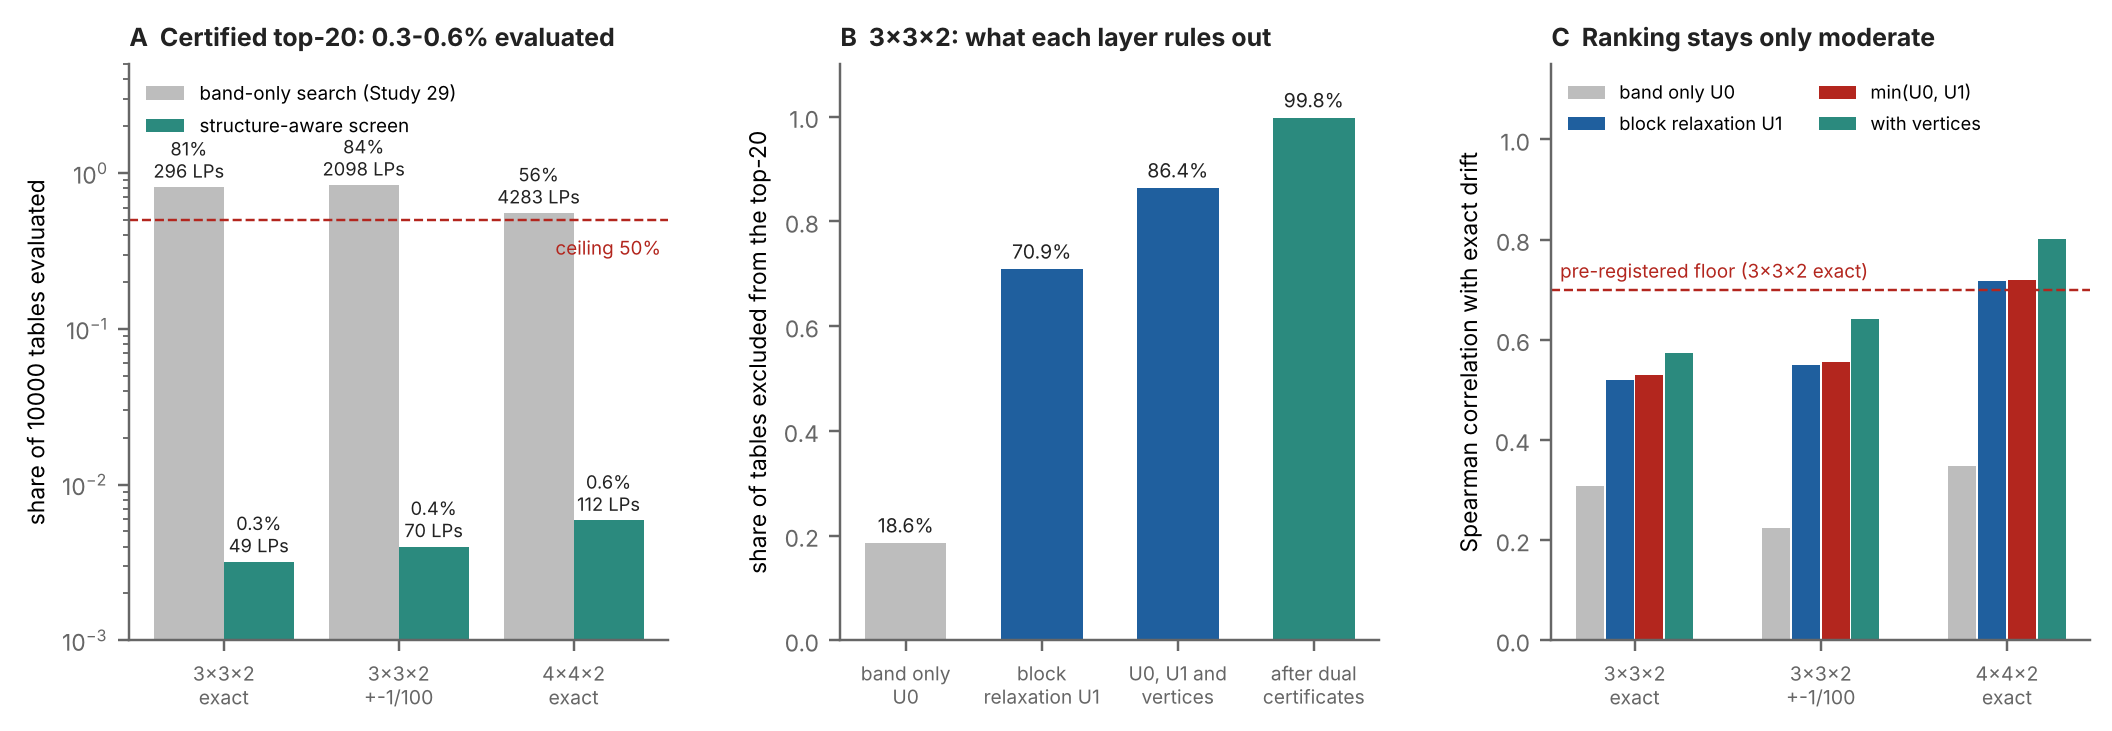

Write the Python code that produced this figure.
"""Study 30 (sec:structbound; engine/study30_structure/structbound.json from check_structbound.py). A: share of tables evaluated by the
band-only search of Study 29 and by the structure-aware screen, with the linear programmes each needed. B: P332, share of tables a bound
excludes from the top-20 (20th largest drift 0.1456): band-only U0, block relaxation U1, their combination with library vertices, and
the final bound after dual certificates (post-hoc diagnosis, recorded in the script docstring). C: Spearman correlation of each bound
with the exact drift (pre-registered floor 0.7 for min(U0, U1) in P332)."""
import os, json
import numpy as np
import matplotlib; matplotlib.use("Agg")
import matplotlib.pyplot as plt
HERE = os.path.dirname(os.path.abspath(__file__)); D = json.load(open(os.path.join(HERE, "..", "engine", "study30_structure", "structbound.json")))
INK, MUTED = "#222222", "#666666"; BLUE, TEAL, RED, GREY = "#1f5f9e", "#2b8a7e", "#b3261e", "#bdbdbd"
plt.rcParams.update({"font.size": 7.5, "axes.edgecolor": MUTED, "xtick.color": MUTED, "ytick.color": MUTED, "axes.spines.top": False, "axes.spines.right": False})
fams = ["P332", "P332tol", "P442"]; lab = {"P332": "3x3x2\nexact", "P332tol": "3x3x2\n+-1/100", "P442": "4x4x2\nexact"}; xs = np.arange(3)
fig, axs = plt.subplots(1, 3, figsize=(11.5, 3.4), gridspec_kw=dict(wspace=0.32))
ax = axs[0]
b1 = [D[f]["band_only"]["share"] for f in fams]; b2 = [D[f]["screen"]["share"] for f in fams]
ax.bar(xs - 0.2, b1, 0.4, color=GREY, label="band-only search (Study 29)"); ax.bar(xs + 0.2, b2, 0.4, color=TEAL, label="structure-aware screen")
for x, f in zip(xs, fams):
    ax.text(x - 0.2, D[f]["band_only"]["share"] * 1.15, f"{D[f]['band_only']['share']:.0%}\n{D[f]['band_only']['solves']} LPs", ha="center", fontsize=6, color=INK)
    ax.text(x + 0.2, D[f]["screen"]["share"] * 1.15, f"{D[f]['screen']['share']:.1%}\n{D[f]['screen']['solves']} LPs", ha="center", fontsize=6, color=INK)
ax.set_yscale("log"); ax.set_ylim(1e-3, 5); ax.axhline(0.5, color=RED, lw=0.8, ls="--"); ax.text(2.5, 0.3, "ceiling 50%", color=RED, fontsize=6.2, ha="right")
ax.set_xticks(xs); ax.set_xticklabels([lab[f] for f in fams], fontsize=6.4); ax.set_ylabel("share of 10000 tables evaluated"); ax.legend(frameon=False, fontsize=6.2, loc="upper left")
ax.set_title("A  Certified top-20: 0.3-0.6% evaluated", loc="left", fontsize=8.2, fontweight="bold", color=INK)
ax = axs[1]; names = ["band only\nU0", "block\nrelaxation U1", "U0, U1 and\nvertices", "after dual\ncertificates"]; vals = [0.186, 0.709, 0.864, 0.998]
ax.bar(np.arange(4), vals, 0.6, color=[GREY, BLUE, BLUE, TEAL])
for x, v in enumerate(vals): ax.text(x, v + 0.02, f"{v:.1%}", ha="center", fontsize=6.4, color=INK)
ax.set_ylim(0, 1.1); ax.set_xticks(np.arange(4)); ax.set_xticklabels(names, fontsize=6.3); ax.set_ylabel("share of tables excluded from the top-20")
ax.set_title("B  3x3x2: what each layer rules out", loc="left", fontsize=8.2, fontweight="bold", color=INK)
ax = axs[2]
for off, key, col, name in ((-0.24, "U0", GREY, "band only U0"), (-0.08, "U1", BLUE, "block relaxation U1"), (0.08, "minU0U1", RED, "min(U0, U1)"), (0.24, "combined", TEAL, "with vertices")):
    ax.bar(xs + off, [D[f]["spearman"][key] for f in fams], 0.15, color=col, label=name)
ax.axhline(0.7, color=RED, lw=0.8, ls="--"); ax.text(-0.4, 0.715, "pre-registered floor (3x3x2 exact)", color=RED, fontsize=6.2, va="bottom")
ax.set_ylim(0, 1.15); ax.set_xticks(xs); ax.set_xticklabels([lab[f] for f in fams], fontsize=6.4); ax.set_ylabel("Spearman correlation with exact drift")
ax.legend(frameon=False, fontsize=6, loc="upper left", ncol=2)
ax.set_title("C  Ranking stays only moderate", loc="left", fontsize=8.2, fontweight="bold", color=INK)
fig.savefig(os.path.join(HERE, "fig_structbound.png"), dpi=220, bbox_inches="tight"); print("ok")
